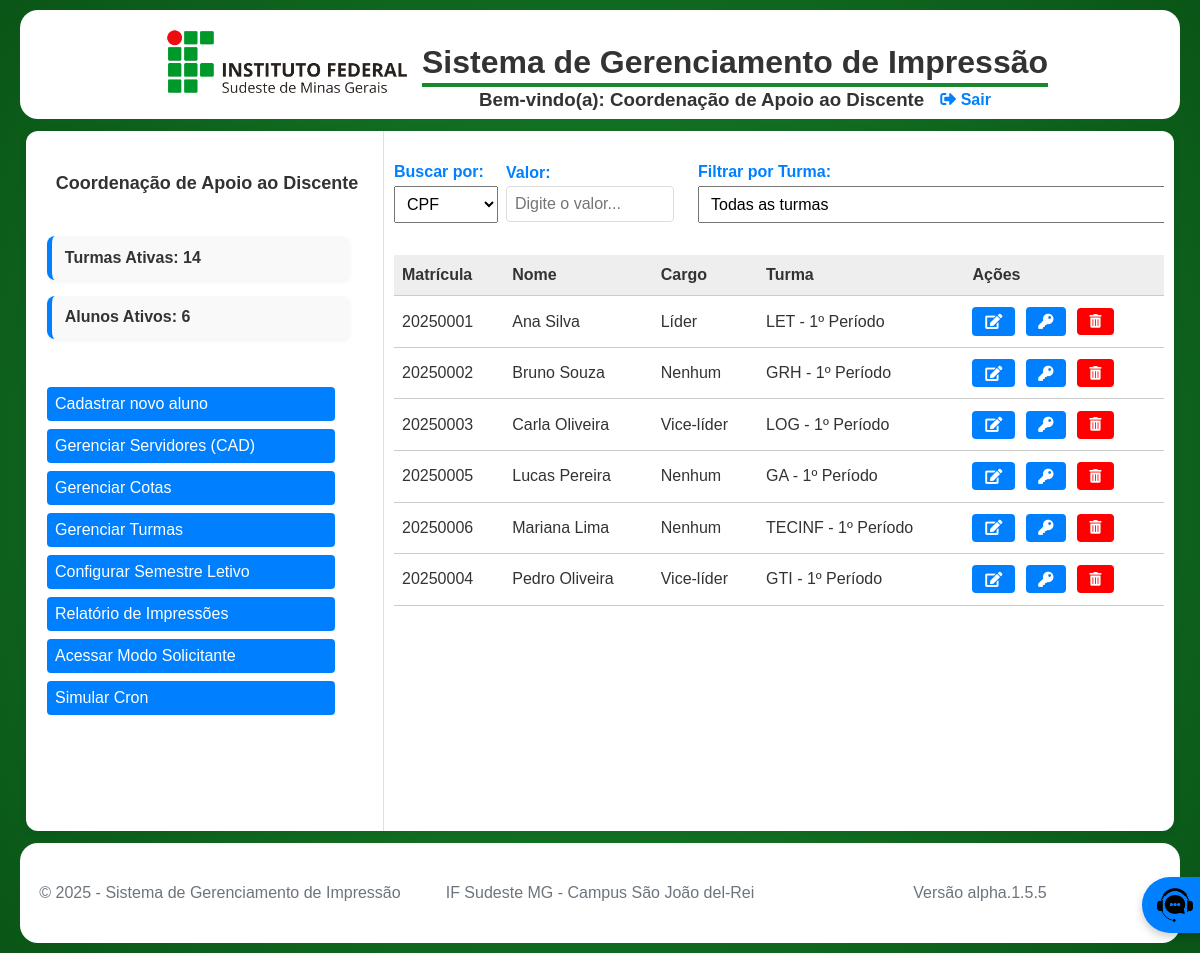
The app's page /pages/admin_cad/dashboard_cad.php (signed in) with its own data.
### tables this page shows
CREATE TABLE `Aluno` (
  `matricula` varchar(20) NOT NULL,
  `nome` varchar(100) NOT NULL,
  `sobrenome` varchar(100) NOT NULL,
  `cargo` enum('Líder','Vice-líder','Nenhum') DEFAULT 'Nenhum',
  `email` varchar(100) NOT NULL,
  `cpf` char(11) NOT NULL,
  `senha` varchar(255) NOT NULL,
  `ativo` tinyint(1) DEFAULT 1,
  `cota_id` int(11) DEFAULT NULL,
  `data_fim_validade` date DEFAULT NULL,
  PRIMARY KEY (`matricula`),
  UNIQUE KEY `cpf` (`cpf`),
  KEY `cota_id` (`cota_id`),
  CONSTRAINT `Aluno_ibfk_1` FOREIGN KEY (`cota_id`) REFERENCES `CotaAluno` (`id`) ON DELETE SET NULL
);

CREATE TABLE `Curso` (
  `id` int(11) NOT NULL AUTO_INCREMENT,
  `sigla` varchar(20) NOT NULL,
  `nome_completo` varchar(100) NOT NULL,
  PRIMARY KEY (`id`),
  UNIQUE KEY `sigla` (`sigla`)
);

CREATE TABLE `Turma` (
  `id` int(11) NOT NULL AUTO_INCREMENT,
  `curso_id` int(11) NOT NULL,
  `periodo` varchar(20) NOT NULL,
  PRIMARY KEY (`id`),
  UNIQUE KEY `curso_id` (`curso_id`,`periodo`),
  CONSTRAINT `Turma_ibfk_1` FOREIGN KEY (`curso_id`) REFERENCES `Curso` (`id`) ON DELETE CASCADE
);

### pages/admin_cad/dashboard_cad.php (the view, shortened to what this page needs)
<?php
require_once '../../includes/config.php';
$pagina = isset($_GET['pagina']) && is_numeric($_GET['pagina']) ? (int)$_GET['pagina'] : 1;
$limite = 12;
$offset = ($pagina - 1) * $limite;
$condicoes = [];
$tipo_busca = $_GET['tipo_busca'] ?? '';
$valor_busca = trim($_GET['valor_busca'] ?? '');
$base_sql = "FROM Aluno a
             LEFT JOIN CotaAluno ca ON a.cota_id = ca.id
             LEFT JOIN Turma t ON ca.turma_id = t.id
             LEFT JOIN Curso c ON t.curso_id = c.id";
$where_clause = !empty($condicoes) ? 'WHERE ' . implode(' AND ', $condicoes) : '';
$sql_alunos = "SELECT a.*, t.periodo, c.sigla, c.nome_completo " . $base_sql . " " . $where_clause . " ORDER BY a.nome ASC LIMIT :limite OFFSET :offset";
$stmt = $conn->prepare($sql_alunos);
$stmt->bindValue(':limite', $limite, PDO::PARAM_INT);
$stmt->bindValue(':offset', $offset, PDO::PARAM_INT);
$stmt->execute();
$alunos = $stmt->fetchAll();
$total_turmas = $conn->query("SELECT COUNT(DISTINCT turma_id) AS total FROM CotaAluno")->fetch()->total ?? 0;
$total_alunos = $conn->query("SELECT COUNT(*) AS total FROM Aluno WHERE ativo = 1")->fetch()->total ?? 0;
include_once '../../includes/header.php';
?>
<link rel="stylesheet" href="dashboard_cad.css">
<div class="dashboard-layout">
    <aside class="dashboard-aside">
        <section class="dashboard-header">
            <h1>Coordenação de Apoio ao Discente</h1>
        </section>
        <section class="dashboard-cards">
            <div class="card">Turmas Ativas: <?= $total_turmas ?></div>
            <div class="card">Alunos Ativos: <?= $total_alunos ?></div>
        </section>
        <section class="dashboard-menu">
            <a class="btn-menu" href="form_aluno.php">Cadastrar novo aluno</a>
            <a class="btn-menu" href="#" id="btn-gerenciar-servidores">Gerenciar Servidores (CAD)</a>
            <a class="btn-menu" href="gerenciar_cotas.php">Gerenciar Cotas</a>
            <a class="btn-menu" href="gerenciar_turmas.php">Gerenciar Turmas</a>
            <a class="btn-menu" href="../admin/configurar_semestre.php">Configurar Semestre Letivo</a>
            <a class="btn-menu" href="relatorio_aluno.php">Relatório de Impressões</a>
            <a class="btn-menu" href="../servidor/dashboard_servidor.php">Acessar Modo Solicitante</a>
            <a class="btn-menu" href="../admin/simular_cron.php">Simular Cron</a>
        </section>
    </aside>
    <main class="dashboard-main">
        <div class="responsive-table">
            <form method="GET" class="busca-form styled-busca-form">
                <div class="form-group">
                    <label for="tipo_busca">Buscar por:</label>
                    <select name="tipo_busca" id="tipo_busca">
                        <option value="cpf" <?= ($tipo_busca === 'cpf' ? 'selected' : '') ?>>CPF</option>
                    </select>
                </div>
                <div class="form-group">
                    <label for="valor_busca">Valor:</label>
                    <input type="text" id="valor_busca" name="valor_busca" placeholder="Digite o valor..." value="<?= htmlspecialchars($valor_busca) ?>">
                </div>
                <div class="form-group filter">
                    <label for="turma">Filtrar por Turma:</label>
                    <select name="turma" id="turma">
                        <option value="">Todas as turmas</option>
                    </select>
                </div>
            </form>
            <table>
                <thead>
                    <tr>
                        <th>Matrícula</th>
                        <th>Nome</th>
                        <th>Cargo</th>
                        <th>Turma</th>
                        <th>Ações</th>
                    </tr>
                </thead>
                <tbody>
                    <?php foreach ($alunos as $aluno): ?>
                        <tr>
                            <td data-label="Matrícula"><?= htmlspecialchars($aluno->matricula) ?></td>
                            <td data-label="Nome"><?= htmlspecialchars($aluno->nome . ' ' . $aluno->sobrenome) ?></td>
                            <td data-label="Cargo"><?= htmlspecialchars($aluno->cargo) ?></td>
                            <td data-label="Turma" title="<?= htmlspecialchars($aluno->nome_completo . ' - ' . $aluno->periodo) ?>"><?= htmlspecialchars($aluno->sigla . ' - ' . $aluno->periodo) ?></td>
                            <td data-label="Ações">
                                <div class="action-buttons">
                                    <a href="form_aluno.php?matricula=<?= htmlspecialchars($aluno->matricula) ?>" class="btn-action btn-edit" title="Editar/Renovar"><i class="fas fa-edit"></i></a>
                                    <a type="button" class="btn-action btn-redefinir btn-edit" data-id="<?= htmlspecialchars($aluno->matricula) ?>" title="Redefinir Senha"><i class="fas fa-key"></i></a>
                                    <button type="button" class="btn-action btn-delete btn-excluir btn-exc"
                                        data-id="<?= htmlspecialchars($aluno->matricula) ?>"
                                        data-nome="<?= htmlspecialchars($aluno->nome) ?>"
                                        data-tipo="aluno"
                                        title="Excluir Aluno">
                                        <i class="fas fa-trash-alt"></i>
                                    </button>
                                </div>
                            </td>
                        </tr>
                    <?php endforeach; ?>
                </tbody>
            </table>
        </div>
    </main>
</div>
<?php include_once '../../includes/footer.php'; ?>

### styles.css (style rules this page uses)
body { background: radial-gradient(circle at center, #19882c, #0A5517); background-attachment: fixed; font-family: Arial, sans-serif; margin: 0; padding: 0; color: #333; }
a { text-decoration: none; }
.form-group { margin-bottom: 1rem; }
.form-group label { display: block; margin-bottom: 0.5rem; font-weight: bold; }
.form-group input { width: 90%; padding: 0.75rem; border: 1px solid #ddd; border-radius: 4px; font-size: 1rem; }
.dashboard-layout { display: flex; min-height: 700px; background: #fff; margin: 12px 26px; border-radius: 12px; box-shadow: 0 2px 12px rgba(0,0,0,0.06); }
.dashboard-aside { width: 320px; border-right: 1px solid #e0e0e0; padding: 1.5rem 1rem 1rem 1rem; display: flex; flex-direction: column; gap: 1.5rem; }
.dashboard-main { margin-left: 10px; margin-right: 10px; width: 65%; flex: 1; min-width: 0; padding: 1rem 0 1rem 0; }

### pages/admin_cad/dashboard_cad.css (style rules this page uses)
.dashboard-header { text-align: center; }
aside { width: 40%; margin-left: 5px; }
aside h1 { font-size: 18px; }
.dashboard-cards { display: flex; flex-direction: column; gap: 1rem; margin-bottom: 1.5rem; }
.card { width: 85%; background-color: #f9f9f9; border-left: 5px solid #0080ff; padding: 0.8rem; border-radius: 8px; font-weight: 600; box-shadow: 0 2px 4px rgba(0,0,0,0.05); }
.busca-form,.filter-form { align-items: center; display: flex; flex-direction: row; gap: 0.5rem; width: 90%; max-width: 600px; margin-bottom: 1rem; }
.busca-form .filter { margin-left: 1rem; }
.busca-form input { width: 150px; }
.busca-form input, .busca-form select, .busca-form button, .filter-form select, .filter-form button { padding: 0.5rem; font-size: 1rem; margin-top: 0.3rem; }
.busca-form label { font-weight: 600; color: #0080ff; margin-bottom: 0; }
.dashboard-menu { display: flex; flex-direction: column; gap: 0.5rem; width: 90%; max-width: 600px; }
.btn-menu { color: #FFF; border: none; border-radius: 4px; padding: 0.5rem; font-size: 1rem; background-color: #0080ff; }
.responsive-table { width: 100%; overflow-x: auto; margin: 0 auto; padding: 1rem 0; }
table { width: 100%; border-collapse: collapse; background: #fff; margin-bottom: 1rem; }
thead { background-color: #eee; }
th, td { padding: 0.7rem 0.5rem; text-align: left; border-bottom: 1px solid #ccc; }
.action-buttons { align-items: center; display: flex; gap: 0.25rem; text-align: center; }
.action-buttons a { background: #0080ff; color: #fff; padding: 0.35rem 0.8rem; border-radius: 4px; font-size: 0.95em; text-decoration: none; margin-right: 0.4rem; transition: background 0.2s; display: inline-block; }
.action-buttons .btn-exc { color: #FFF; padding: 0.4rem 0.8rem; border: none; border-radius: 4px; font-size: 0.85rem; background-color: #ff0000; transition: background 0.2s; }

### records on screen
aluno: matricula "20250001", nome+sobrenome "Ana Silva", cargo "Líder", curso.sigla "LET - 1º Período"
aluno: matricula "20250002", nome+sobrenome "Bruno Souza", cargo "Nenhum", curso.sigla "GRH - 1º Período"
aluno: matricula "20250003", nome+sobrenome "Carla Oliveira", cargo "Vice-líder", curso.sigla "LOG - 1º Período"
aluno: matricula "20250005", nome+sobrenome "Lucas Pereira", cargo "Nenhum", curso.sigla "GA - 1º Período"
aluno: matricula "20250006", nome+sobrenome "Mariana Lima", cargo "Nenhum", curso.sigla "TECINF - 1º Período"
aluno: matricula "20250004", nome+sobrenome "Pedro Oliveira", cargo "Vice-líder", curso.sigla "GTI - 1º Período"

### other values on screen
SITE_NAME "Sistema de Gerenciamento de Impressão"
$total_turmas "14"
$total_alunos "6"
CURRENT_YEAR "2025"
